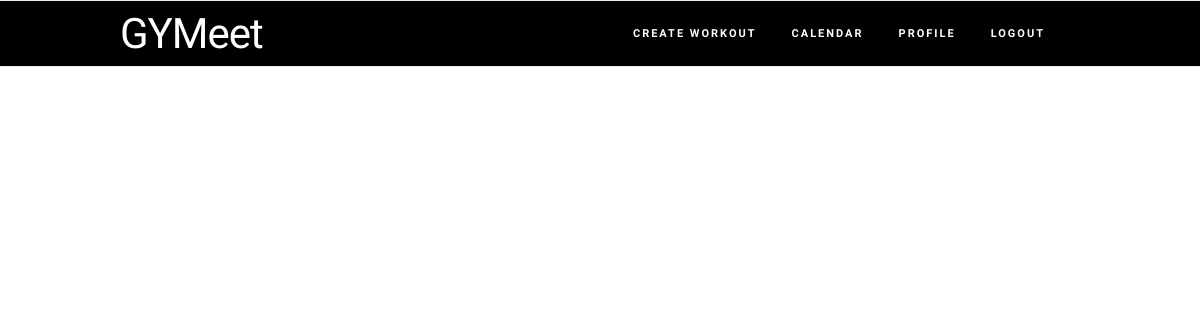
The app's page /viewWorkout.php?friend=lfiji&title=lukes workout 2&workoutDate=5-30-2015, older data.
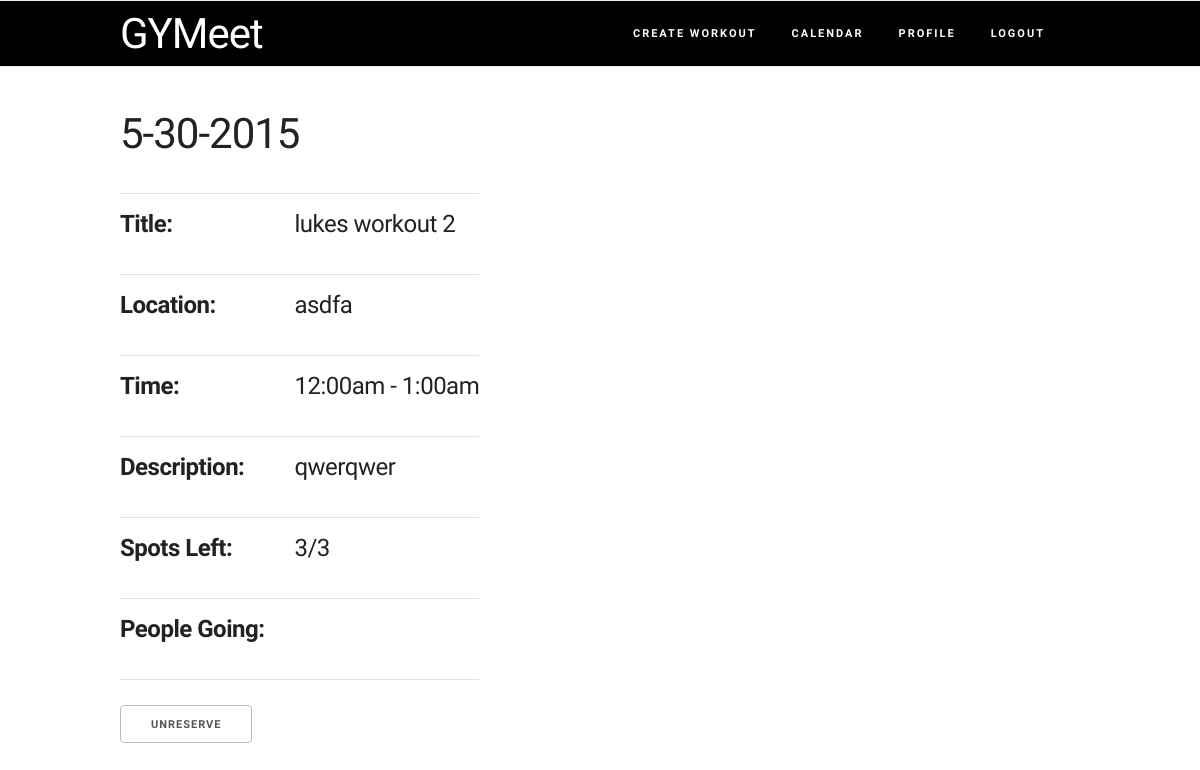
The same page, newer data.
### tables this page shows
CREATE TABLE IF NOT EXISTS `workouts` (
  `workoutDate` varchar(15) NOT NULL,
  `title` varchar(40) NOT NULL,
  `location` varchar(50) NOT NULL,
  `numOfReserves` int(2) NOT NULL,
  `spotsLeft` int(1) NOT NULL,
  `author` varchar(20) NOT NULL,
  `description` varchar(200) NOT NULL,
  `startTime` varchar(15) NOT NULL,
  `endTime` varchar(15) NOT NULL,
  `reserve1` varchar(20) NOT NULL,
  `reserve2` varchar(20) NOT NULL,
  `reserve3` varchar(20) NOT NULL
);

### viewWorkout.php (the view, shortened to what this page needs)
<!DOCTYPE html>
<html lang="en">
<head>
  <link rel="stylesheet" href="css/normalize.css">
  <link rel="stylesheet" href="css/skeleton.css">
  <link rel="stylesheet" href="css/custom.css">
</head>
<body>
  <nav class="navbar">
    <div class="container">
     <h2 class="logo">GYMeet</h2>
      <ul class="navbar-list">
        <li class="navbar-item"><a class="navbar-link" href="logoutControl.php">Logout</a></li>
        <li class="navbar-item"><a class="navbar-link" href="ProfileControl.php">Profile</a></li>
        <li class="navbar-item"><a class="navbar-link" href="month.php">Calendar</a></li>
        <li class="navbar-item"><a class="navbar-link" href="createWorkoutForm.php">Create Workout</a></li>
      </ul>
    </div>
  </nav>
  <div class="container">
    <div class="row">
      <div class="twelve columns" style="margin-top: 10%">
        <?php session_start();
          $connect=mysqli_connect("localhost", "root", "", "gymeet")
            or die("Could Not Connect");
            $workoutInfo = "SELECT * FROM workouts WHERE author = '$_GET[friend]' and workoutDate = '$_GET[workoutDate]' and title = '$_GET[title]'";
            $wresult = mysqli_query($connect, $workoutInfo);
            $wRow = mysqli_fetch_row($wresult);
            if ($wRow)
            {
                    $peopleGoing="";
                    echo "<table>";
                      echo "<tr><td colspan='2' style='text-align:left'><h2>" . $wRow[0] . "</h2></td></tr>";
                      echo "<tr><td><h5><strong>Title: </strong></h5></td><td><h5>".$wRow[1]."</h5></td></tr>";
                      echo "<tr><td><h5><strong>Location: </strong></h5></td><td><h5>".$wRow[2]."</h5></td></tr>";
                      echo "<tr><td><h5><strong>Time: </strong></h5></td><td><h5>".$wRow[7]." - ".$wRow[8]."</h5></td></tr>";
                      echo "<tr><td><h5><strong>Description: </strong></h5></td><td><h5>".$wRow[6]."</h5></td></tr>";
                      echo "<tr><td><h5><strong>Spots Left: </strong></h5></td><td><h5>".$wRow[4]."/".$wRow[3]."</h5></td></tr>";
                      echo "<tr><td><h5><strong>People Going: </strong></h5></td><td><h5>".$peopleGoing."</h5></td></tr>";
                    echo "</table>";
                    if($wRow[9] == $_SESSION['userName'] || $wRow[10] == $_SESSION['userName'] || $wRow[11] == $_SESSION['userName'])
                    {
                      echo "<button onClick=\"location.href='unreserveWorkoutControl.php?friend=".$wRow[5]."&title=".$wRow[1]."&workoutDate=".$_GET['workoutDate']."'\">Unreserve</button>";
                    }
                    else
                    {
                      echo "<button onClick=\"location.href='reserveWorkoutControl.php?friend=".$wRow[5]."&title=".$wRow[1]."&workoutDate=".$_GET['workoutDate']."'\">Reserve</button>";
                    }
            }
        ?>
      </div>
    </div>
  </div>
</body>
</html>

Row changes from the older to the newer data that the page shows:
added workouts: workoutDate "5-30-2015", title "lukes workout 2", location "asdfa", startTime "12:00am", endTime "1:00am", description "qwerqwer", spotsLeft "3", numOfReserves "3"
Text that changed along with them:
text now shown: "Title: Location: Time: - Description: Spots Left: / People Going: UNRESERVE"
